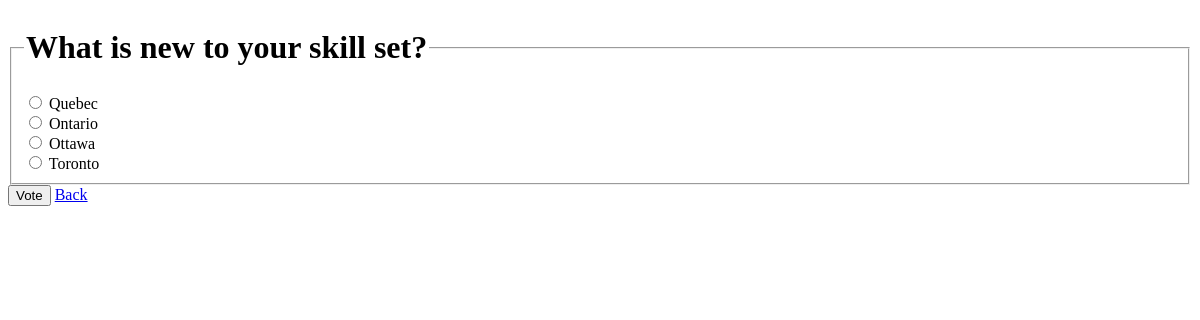
/polls/1/, run on an earlier commit of the app's database.
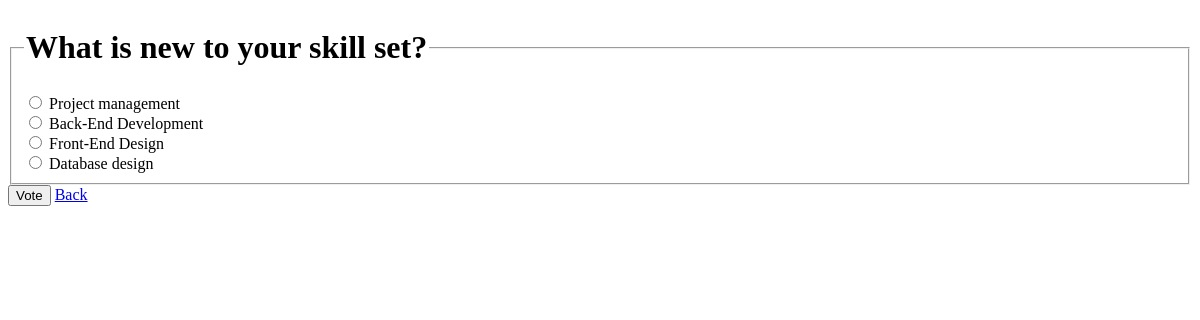
And on a later commit of the database.
### polls/models.py (models this page shows, shortened)
class Question(models.Model):
    question_text = models.CharField(max_length=200)
    pub_date = models.DateTimeField('date published')

class Choice(models.Model):
    question = models.ForeignKey(Question, on_delete=models.CASCADE)
    choice_text = models.CharField(max_length=200)
    votes = models.IntegerField(default=0)

### polls/views.py (the view)
# urls.py: path('<int:pk>/', views.DetailView.as_view(), name='detail'),
class DetailView(generic.DetailView):
    model = Question
    template_name = 'polls/detail.html'
    def get_queryset(self):
        return Question.objects.filter(pub_date__lte=timezone.now())

### polls/templates/polls/detail.html (shortened to what this page needs)
<form action="{% url 'polls:vote' question.id %}" method="post">
<fieldset>
    <legend><h1>{{ question.question_text }}</h1></legend>
    {% for choice in question.choice_set.all %}
        <input type="radio" name="choice" id="choice{{ forloop.counter }}" value="{{ choice.id }}">
        <label for="choice{{ forloop.counter }}">{{ choice.choice_text }}</label><br>
    {% endfor %}
</fieldset>
<input type="submit" value="Vote">
    <a href="/polls">Back</a>
</form>

What changed in the data, as far as the page shows it:
changed Choice: choice "☐ Quebec" → "☐ Project management"; choice_text "Quebec" → "Project management"
changed Choice: choice "☐ Ontario" → "☐ Back-End Development"; choice_text "Ontario" → "Back-End Development"
changed Choice: choice "☐ Ottawa" → "☐ Front-End Design"; choice_text "Ottawa" → "Front-End Design"
changed Choice: choice "☐ Toronto" → "☐ Database design"; choice_text "Toronto" → "Database design"
